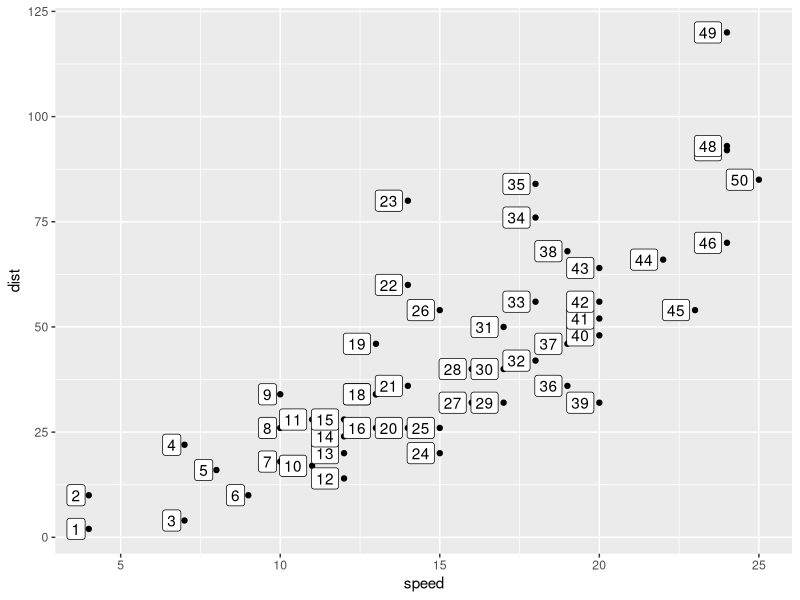
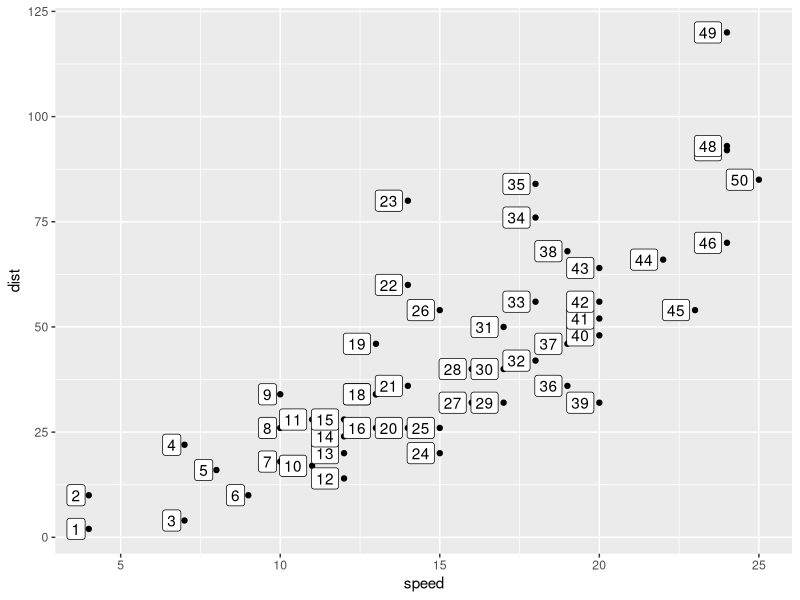
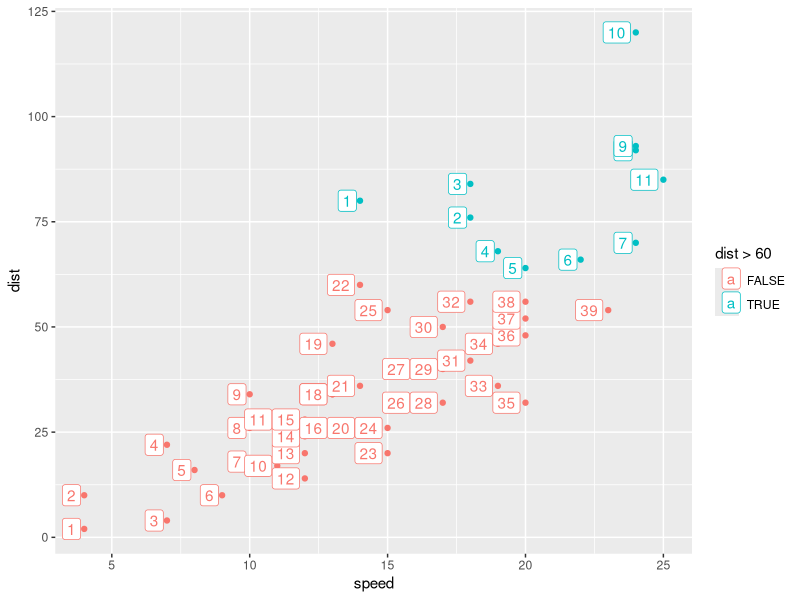
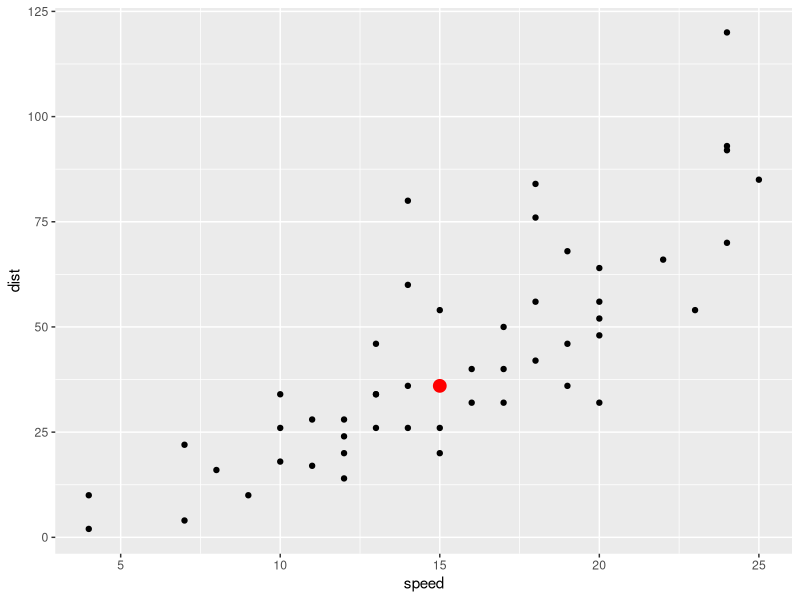
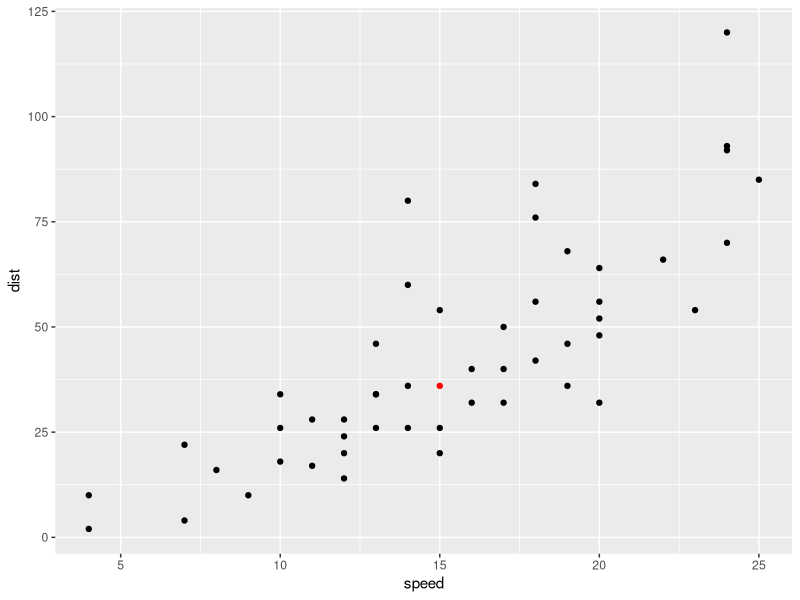
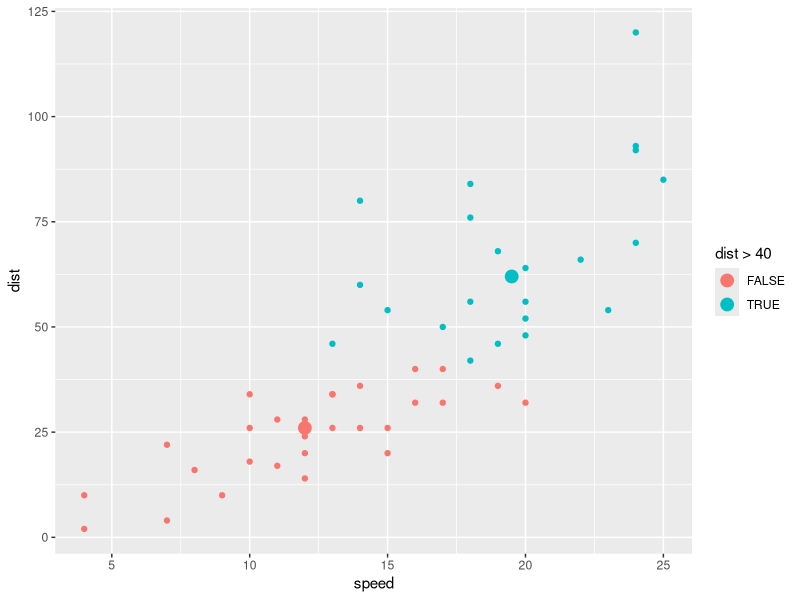
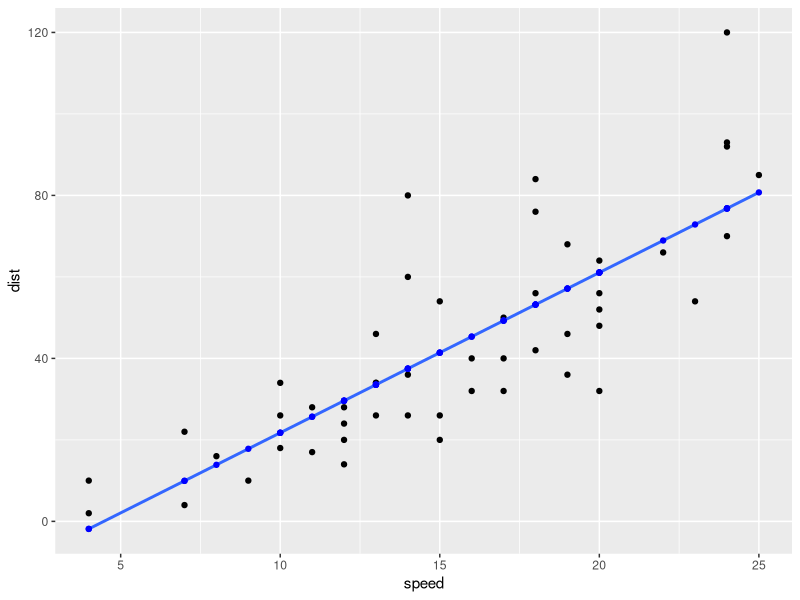
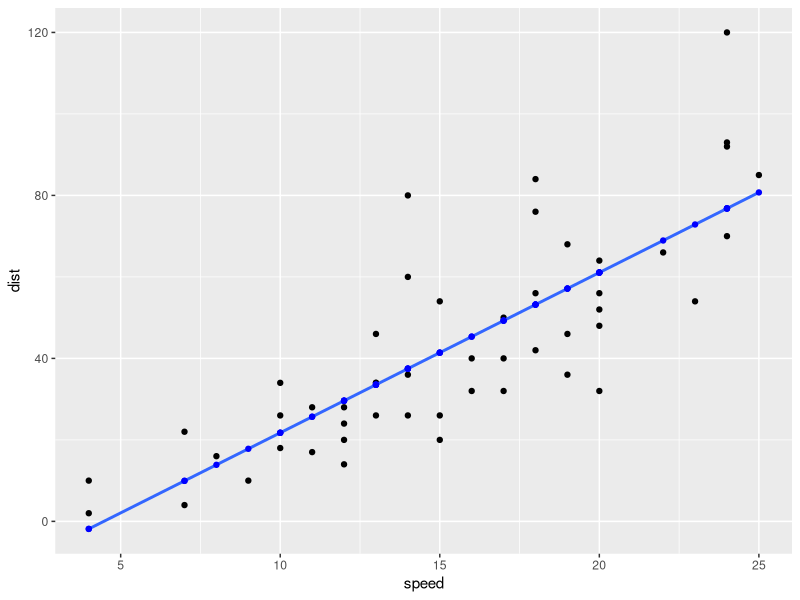

R code for these plots, in order:
## ---- chunk 1
knitr::opts_chunk$set(echo = TRUE, message = F, warning = F)
## ---- chunk 2
library(tidyverse)
cars %>% 
  mutate(id_number = 1:n()) %>% 
  ggplot() + 
  aes(x = speed, y = dist) + 
  geom_point() + 
  geom_label(aes(label = id_number), 
             hjust = 1.2)
## ---- chunk 3
compute_group_row_number <- function(data, scales){
  
  data %>% 
    # add an additional column called label
    mutate(label = 1:n())
  
}

# step 1b test the computation function 
cars %>% 
  # input must have required aesthetic inputs 
  rename(x = speed, y = dist) %>% 
  compute_group_row_number() %>% 
  head()
## ---- chunk 4
StatRownumber <- ggplot2::ggproto(`_class` = "StatRownumber",
                                  `_inherit` = ggplot2::Stat,
                                  required_aes = c("x", "y"),
                                  compute_group = compute_group_row_number)
## ---- chunk 5
geom_label_row_number <- function(mapping = NULL, data = NULL,
                           position = "identity", na.rm = FALSE,
                           show.legend = NA,
                           inherit.aes = TRUE, ...) {
  ggplot2::layer(
    stat = StatRownumber, # proto object from step 2
    geom = ggplot2::GeomLabel, # inherit other behavior
    data = data, 
    mapping = mapping,
    position = position, 
    show.legend = show.legend, 
    inherit.aes = inherit.aes,
    params = list(na.rm = na.rm, ...)
  )
}
## ---- chunk 6
cars %>% 
  ggplot() + 
  aes(x = speed, y = dist) + 
  geom_point() + 
  geom_label_row_number(hjust = 1.2) # function in action
## ---- chunk 7
last_plot() + 
  aes(color = dist > 60) # Computation is within group
## ---- chunk 8
paste0("(", 1, ", ",3., ")")
## ---- chunk 9
cars %>% 
  summarize(dist_median = median(dist),
            speed_median = median(speed)) ->
cars_medians

cars %>% 
  ggplot() + 
  aes(x = speed) + 
  aes(y = dist) + 
  geom_point() + 
  geom_point(data = cars_medians,
    color = "red", size = 4,
             aes(x = speed_median,
                 y = dist_median))
## ---- chunk 10
compute_group_xy_medians<- function(data, scales){
  data%>% 
    summarize(x = median(x),
            y = median(y)) ->
xy_medians
  xy_medians
}
cars%>%
  rename(x= speed, y=dist)%>%
  compute_group_xy_medians()
## ---- chunk 11
StatXYMedians<-ggplot2::ggproto(`_class` = "StatXYMedians",
                                  `_inherit` = ggplot2::Stat,
                                  required_aes = c("x", "y"),
                                  compute_group = compute_group_xy_medians)
## ---- chunk 12
geom_point_xy_medians <- function(mapping = NULL, data = NULL,
                           position = "identity", na.rm = FALSE,
                           show.legend = NA,
                           inherit.aes = TRUE, ...) {
  ggplot2::layer(
    stat = StatXYMedians, # proto object from step 2
    geom = ggplot2::GeomPoint, # inherit other behavior
    data = data, 
    mapping = mapping,
    position = position, 
    show.legend = show.legend, 
    inherit.aes = inherit.aes,
    params = list(na.rm = na.rm, ...)
  )
}
## ---- chunk 13
cars%>%
  ggplot()+
  aes(x=speed, y=dist)+
  geom_point()+
  geom_point_xy_medians(color= "red")
## ---- chunk 14
cars%>%
  ggplot()+
  aes(x=speed, y=dist, color= dist>40)+
  geom_point()+
  geom_point_xy_medians(size = 4)
## ---- chunk 15
model <- lm(formula = dist ~ speed, data = cars) 

cars %>% 
  mutate(fitted = model$fitted.values) ->
cars_w_fitted

cars %>% 
  ggplot() + 
  aes(x = speed, y = dist) +
  geom_point() + 
  geom_smooth(method = "lm", se = F) + 
  geom_point(data = cars_w_fitted,
             aes(y = fitted),
             color = "blue")
## ---- chunk 16
compute_group_lm_fitted<- function(data, scales){
  model<-lm(formula= y~x, data=data)
  data%>% 
    mutate(y=model$fitted.values)-> data_w_fitted
  data_w_fitted
}
cars%>%
  rename(x= speed, y=dist)%>%
  compute_group_lm_fitted()
## ---- chunk 17
StatLmFitted<-ggplot2::ggproto(`_class` = "StatLmFitted",
                                  `_inherit` = ggplot2::Stat,
                                  required_aes = c("x", "y"),
                                  compute_group = compute_group_lm_fitted)
## ---- chunk 18
geom_point_lm_fitted <- function(mapping = NULL, data = NULL,
                           position = "identity", na.rm = FALSE,
                           show.legend = NA,
                           inherit.aes = TRUE, ...) {
  ggplot2::layer(
    stat = StatLmFitted, # proto object from step 2
    geom = ggplot2::GeomPoint, # inherit other behavior
    data = data, 
    mapping = mapping,
    position = position, 
    show.legend = show.legend, 
    inherit.aes = inherit.aes,
    params = list(na.rm = na.rm, ...)
  )
}
## ---- chunk 19
cars %>% 
  ggplot() + 
  aes(x = speed, y = dist) +
  geom_point() + 
  geom_smooth(method="lm", se= F)+
  geom_point_lm_fitted(color="blue")
